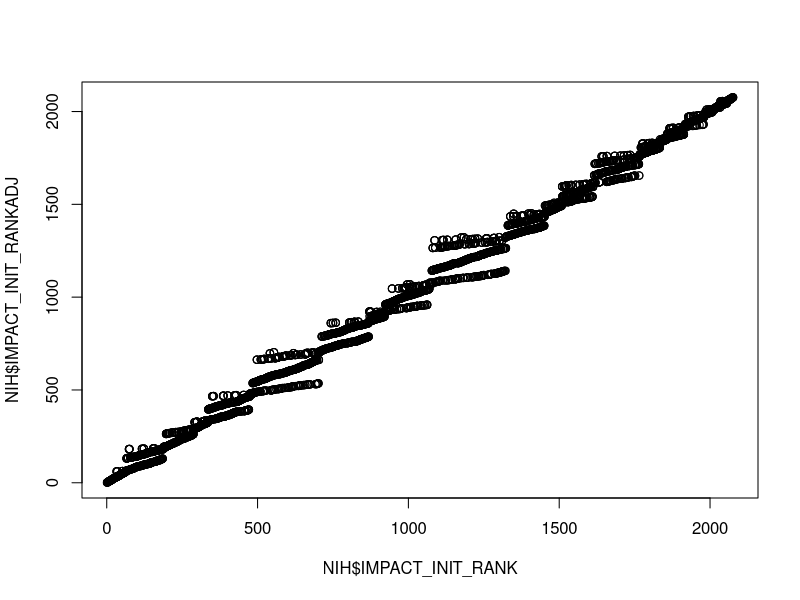

Recreate this plot in R.
###################################
# NIH data preparation
###################################
# download the AIBS data (Erosheva et al., 2020) from https://doi.org/10.17605/OSF.IO/4D6RX

#########################
# Load libraries
#########################
library(tidyverse)

#########################
# Read data
#########################
NIHall <- read.csv("sampleRcode/data/NIH-public-data_Erosheva-et-al.csv")
n <- nrow(NIHall)
head(NIHall, n = 2)

#########################
# Variable type update
#########################

NIHall_factors <- c('GROUP_ID', 'PI_RACE', 'PI_ID', 'REVIEWER_ID',
                    'APPLICATION_ID', 'IRG', 'ADMIN_ORG', 'SRG',
                    'APPLICATION_TYPE', 'PI_GENDER', 'PI_ETHNICITY',
                    'CAREER_STAGE', 'DEG_CATEGORY', 'INSTITUTION_BIN')

# Change variables' class to factor and set theirs reference levels
NIHall <- NIHall %>% mutate(
  across(all_of(NIHall_factors), as.factor),
  GROUP_ID = fct_relevel(GROUP_ID, "Matched White", "Matched Black", "Random White", "All Black"),
  CAREER_STAGE = fct_relevel(CAREER_STAGE, "Experienced", "ESI", "Non-ESI NI"),
  PI_GENDER = fct_relevel(PI_GENDER, "Male", "Female"),
  PI_ETHNICITY = fct_relevel(PI_ETHNICITY, "Non-Hispanic", "Hispanic/Latino"),
  PI_RACE = fct_relevel(PI_RACE, "White", "Black"),
  DEG_CATEGORY = fct_relevel(DEG_CATEGORY, "PHD", "MD", "MD/PHD", "Others"),
  SRG = as.factor(paste(SRG, IRG, sep = "_"))
)

# Check criteria variables
criteria <- c('SIGNIFICANCE_INIT', 'INVESTIGATOR_INIT', 'INNOVATION_INIT',
              'APPROACH_INIT', 'ENVIRONMENT_INIT')
summary(NIHall[,criteria])

# Check overall scores, change to numeric format
summary(NIHall[,'IMPACT_INIT'])
summary(NIHall[,'IMPACT_FINAL'])
table(NIHall[,'IMPACT_FINAL'])
summary(as.numeric(NIHall$IMPACT_FINAL))
NIHall$IMPACT_FINAL_num <- as.numeric(NIHall$IMPACT_FINAL)

########################################
## Define random subsample of data
########################################

# Filter based on GROUP_ID
d_random <- NIHall %>% filter(GROUP_ID != "Matched White")
length(levels(d_random$APPLICATION_ID)) #4651

# Drop unused factor levels for all factor variables, sort by appl. ID
d_random <- d_random %>%
  mutate(across(where(is.factor), droplevels)) %>%
  arrange(APPLICATION_ID)

length(levels(d_random$APPLICATION_ID)) #3045

###########################################
# Define random sample of black applicants
###########################################

# In original data, we have 46,226 total black (1015) and white (45,211) applicants.
# Erosheva et al (2020) sampled 2030 random white, which is approximately ratio of 2030/45211=0.0449
# To obtain the same ratio of Black applicants as in original data,
#   we sample 0.0449*1015 = 46 random Black applications from Matched Black and All Black together.

set.seed(123)
blackIDs <- d_random %>% distinct(APPLICATION_ID, .keep_all = TRUE) %>% # get only distinct applications, i.e. one appl. per row
  filter(GROUP_ID != "Random White") %>%
  pull(APPLICATION_ID) %>%
  sample(46)

blackIDs
# [1] 2006 2250 841  2579 890  4612 4003 565  1406 1033 1124 58   1800 3225 2919 2924 3780 3471 481  4683 1621 3143 4886
#     1654 4091 138  2534 2084 4907 3777 939  4589 2881 2892 2717 4266 1797 4109 686  2673 2349 3044 3819 4433 4610 4093

dim(d_random) #[1] 8595   23
dim(d_random[(d_random$GROUP_ID == "Random White"),]) # [1] 5669   23

NIH <- d_random %>% filter(GROUP_ID == "Random White" | APPLICATION_ID %in% blackIDs)
dim(NIH) # [1] 5802   23

NIH$APPLICATION_ID[1:10]

############################################################
# Add mean score, adjusted mean score, rank, adjusted rank
############################################################

## How many times was an application rated
table(table(NIH$APPLICATION_ID))

# Add mean score by application_id, and adjusted mean score, increased by small ratio of highest score
NIH <- NIH %>%
  group_by(APPLICATION_ID) %>%
  mutate(
    IMPACT_INIT_AVG = mean(IMPACT_INIT, na.rm = TRUE),
    IMPACT_INIT_AVGADJ = mean(IMPACT_INIT) + 0.001 * max(IMPACT_INIT)
  ) # compute the mean & adj. mean for each appl.

# Add RANK based on simple mean
NIH <- NIH %>%
  arrange(IMPACT_INIT_AVG) %>% # sort by mean
  nest() %>% # make only one row from all appl.'s rows
  rowid_to_column("IMPACT_INIT_RANK") %>% # get ROW number and make it to separate column, effectively a rank, set a name
  unnest(cols = data) # unwrap those nested data into original form

# Add RANK based on adj. mean as above
NIH <- NIH %>%
  arrange(IMPACT_INIT_AVGADJ) %>%
  nest() %>%
  rowid_to_column("IMPACT_INIT_RANKADJ") %>%
  unnest(cols = data) %>%
  ungroup() # remove the grouping information, so further operations should not raise any unexpected behavior

head(NIH[,c("APPLICATION_ID", "IMPACT_INIT", "IMPACT_INIT_AVG", "IMPACT_INIT_RANK", "IMPACT_INIT_AVGADJ", "IMPACT_INIT_RANKADJ")])

plot(NIH$IMPACT_INIT_RANK, NIH$IMPACT_INIT_RANKADJ)
dim(NIHall) # [1] 13488    23
dim(NIH) # [1] 5802   27

summary(NIH$IMPACT_INIT_RANK) # 1 to 2076 (2030 + 46, correct)
summary(NIH$IMPACT_INIT_RANKADJ) # 1 to 2076 (2030 + 46, correct)
NIH$IMPACT_INIT_RANK[order(NIH$IMPACT_INIT_RANK)] # no numbers missing, correct

###############################################
# Rename, reorganize
###############################################

names(NIH)
names(NIH) <-
  c("ScoreRankAdj", #"IMPACT_INIT_RANKADJ",
    "ID", #"APPLICATION_ID",
    "ScoreRank", #"IMPACT_INIT_RANK",
    "GroupID", #"GROUP_ID",
    "Score", #"IMPACT_INIT"
    "Significance", #"SIGNIFICANCE_INIT",
    "Investigator", #"INVESTIGATOR_INIT",
    "Innovation", #"INNOVATION_INIT",
    "Approach", #"APPROACH_INIT",
    "Environment", #"ENVIRONMENT_INIT",
    "ScoreFinalChar", #"IMPACT_FINAL",
    "PIRace", #"PI_RACE",
    "PIID", #"PI_ID",
    "RevID", #"REVIEWER_ID",
    "IRG", #"IRG",
    "AdminOrg", #"ADMIN_ORG",
    "SRG", #"SRG",
    "PropType", #"APPLICATION_TYPE",
    "Ammend", #"AMENDED",
    "PIGender", #"PI_GENDER",
    "PIEthn", #"PI_ETHNICITY",
    "PICareerStage", #"CAREER_STAGE",
    "PIDegree", #"DEG_CATEGORY",
    "PIInst", #"INSTITUTION_BIN",
    "ScoreFinal", #"IMPACT_FINAL_num",
    "ScoreAvg", #"IMPACT_INIT_AVG",
    "ScoreAvgAdj" #"IMPACT_INIT_AVGADJ"
  )
NIH <- as.data.frame(NIH[,c(
  "ID", "Score",  "Significance", "Investigator", "Innovation", "Approach", "Environment",
  "PIRace", "PIID", "PIGender", "PIEthn", "PICareerStage", "PIDegree", "PIInst",
  "GroupID", "RevID", "IRG", "AdminOrg", "SRG", "PropType", "Ammend",
  "ScoreAvg", "ScoreAvgAdj",  "ScoreRankAdj", "ScoreRank",
  "ScoreFinal", "ScoreFinalChar"
)])
summary(NIH)


###############################################
# save NIH.rda
###############################################

save(NIH, file = "data/NIH.rda")
